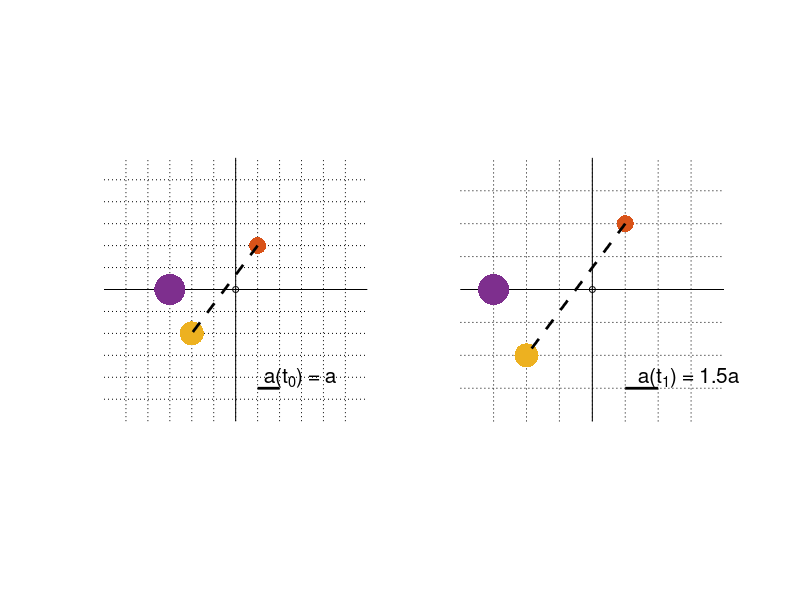

The MATLAB source for this figure:
clear;
hFig = figure(1);
set(hFig, 'Position', [0 0 1000 1000])
x = -6:1:6;
y = -6:1:6;
scale = 1.5;
lin_x = zeros([length(x), 4]);
lin_y = zeros([length(y), 4]);
galaxieA = [ 1  2];
galaxieB = [-2 -2];
galaxieC = [-3 0];
for i = 1:length(y)-1
    lin_y(i,1) = x(1);
    lin_y(i,2) = x(end);
    lin_y(i,3) = x(i);
    lin_y(i,4) = y(i);
end

for i = 1:length(x)-1
    lin_x(i,1) = x(i);
    lin_x(i,2) = x(i);
    lin_x(i,3) = y(1);
    lin_x(i,4) = y(end);
end

%Plot1
subplot(1,2,1);
axis([x(1) x(end) y(1) y(end)]);
axis square;
hold on;
for j = 2:length(x)-1
    line([lin_x(j,1), lin_x(j,2)], [lin_x(j,3), lin_x(j,4)], 'LineStyle', ':', 'color', 'k');
    line([lin_y(j,1), lin_y(j,2)], [lin_y(j,3), lin_y(j,4)], 'LineStyle', ':', 'color', 'k');
end
line([x(1) x(end)], [0 0], 'LineWidth', 0.5, 'color', 'k');
line([0 0], [y(1) y(end)], 'LineWidth', 0.5, 'color', 'k');
scatter(0,0,20,'k');
scatter(galaxieA(1), galaxieA(2), 150, 'fill', 'r');
scatter(galaxieB(1), galaxieB(2), 300, 'fill', 'b');
scatter(galaxieC(1), galaxieC(2), 500, 'fill', 'g');
line([galaxieA(1) galaxieB(1)], [galaxieA(2) galaxieB(2)], 'LineWidth', 2, 'Color', 'k', 'LineStyle', '--');

x_arrow = [1 2];
y_arrow = [-4.5 -4.5];
line(x_arrow, y_arrow, 'Color', 'k','LineWidth', 2);
text(1.3, y_arrow(1) + 0.5, 'a(t_0) = a', 'FontSize', 15);
hold off;
axis off;

%Plot2

subplot(1,2,2);
axis([x(1) x(end) y(1) y(end)]);
axis square;
hold on;

for j = 4:length(x)-3
    line(scale*[lin_x(j,1), lin_x(j,2)], scale*[lin_x(j,3), lin_x(j,4)], 'LineStyle', ':', 'color', 'k');
    line(scale*[lin_y(j,1), lin_y(j,2)], scale*[lin_y(j,3), lin_y(j,4)], 'LineStyle', ':', 'color', 'k');
end

line([x(1) x(end)], [0 0], 'LineWidth', 0.5, 'color', 'k');
line([0 0], [y(1) y(end)], 'LineWidth', 0.5, 'color', 'k');

scatter(0,0,20,'k');
scatter(scale*galaxieA(1), scale*galaxieA(2), 150, 'fill', 'r');
scatter(scale*galaxieB(1), scale*galaxieB(2), 300, 'fill', 'b');
scatter(scale*galaxieC(1), scale*galaxieC(2), 500, 'fill', 'g');
line(scale*[galaxieA(1) galaxieB(1)], scale*[galaxieA(2) galaxieB(2)], 'LineWidth', 2, 'Color', 'k', 'LineStyle', '--');

line(scale*x_arrow, y_arrow, 'Color', 'k','LineWidth', 2);
text(2.1, y_arrow(1) + 0.5, 'a(t_1) = 1.5a', 'FontSize', 15);

hold off;  
axis off;

print(hFig, '-depsc','rasterFriedmann.eps');